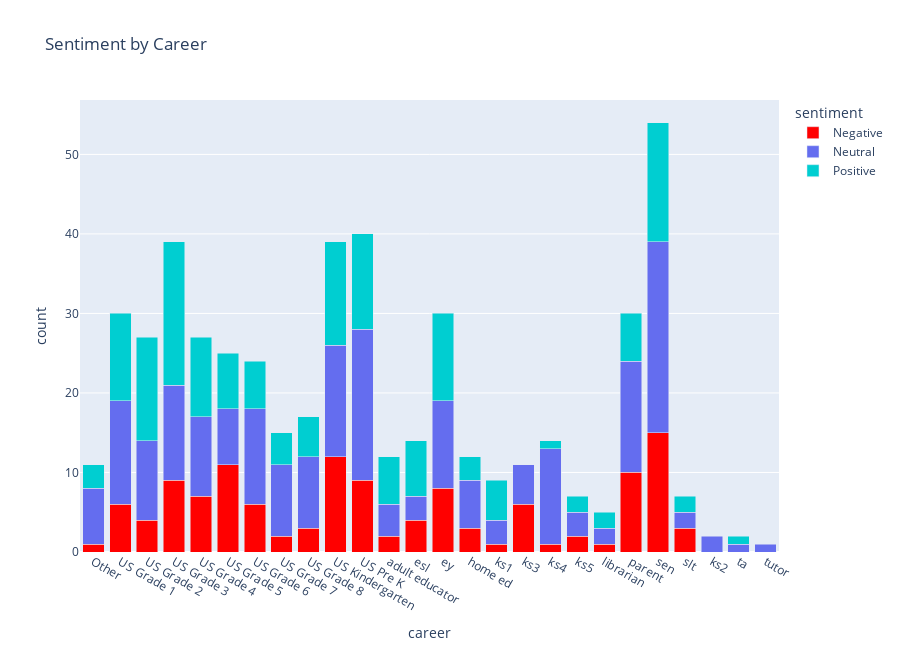

This figure's notebook cell:
### Code cell
stacked_sentiment = px.bar(
    groupedby_career_sentiment,
    x="career",
    y= 'count',
    color="sentiment",
    color_discrete_map={'Positive':'darkturquoise', 'Neutral':'#646DEF', 'Negative':'red'},
    title="Sentiment by Career",
    barmode="stack")

stacked_sentiment.update_layout(
    height=650,
    )

# Show the chart
stacked_sentiment.show()

### Figure 1 — Plotly figure (JSON) as saved in the notebook; plotly's stock layout.template omitted (floating-point values rounded to 4 significant figures)
{"data": [{"alignmentgroup": "True", "hovertemplate": "sentiment=Negative<br>career=%{x}<br>count=%{y}<extra></extra>", "legendgroup": "Negative", "marker": {"color": "red", "pattern": {"shape": ""}}, "name": "Negative", "offsetgroup": "Negative", "orientation": "v", "showlegend": true, "textposition": "auto", "type": "bar", "x": ["Other", "US Grade 1", "US Grade 2", "US Grade 3", "US Grade 4", "US Grade 5", "US Grade 6", "US Grade 7", "US Grade 8", "US Kindergarten", "US Pre K", "adult educator", "esl", "ey", "home ed", "ks1", "ks3", "ks4", "ks5", "librarian", "parent", "sen", "slt"], "xaxis": "x", "y": [1, 6, 4, 9, 7, 11, 6, 2, 3, 12, 9, 2, 4, 8, 3, 1, 6, 1, 2, 1, 10, 15, 3], "yaxis": "y"}, {"alignmentgroup": "True", "hovertemplate": "sentiment=Neutral<br>career=%{x}<br>count=%{y}<extra></extra>", "legendgroup": "Neutral", "marker": {"color": "#646DEF", "pattern": {"shape": ""}}, "name": "Neutral", "offsetgroup": "Neutral", "orientation": "v", "showlegend": true, "textposition": "auto", "type": "bar", "x": ["Other", "US Grade 1", "US Grade 2", "US Grade 3", "US Grade 4", "US Grade 5", "US Grade 6", "US Grade 7", "US Grade 8", "US Kindergarten", "US Pre K", "adult educator", "esl", "ey", "home ed", "ks1", "ks2", "ks3", "ks4", "ks5", "librarian", "parent", "sen", "slt", "ta", "tutor"], "xaxis": "x", "y": [7, 13, 10, 12, 10, 7, 12, 9, 9, 14, 19, 4, 3, 11, 6, 3, 2, 5, 12, 3, 2, 14, 24, 2, 1, 1], "yaxis": "y"}, {"alignmentgroup": "True", "hovertemplate": "sentiment=Positive<br>career=%{x}<br>count=%{y}<extra></extra>", "legendgroup": "Positive", "marker": {"color": "darkturquoise", "pattern": {"shape": ""}}, "name": "Positive", "offsetgroup": "Positive", "orientation": "v", "showlegend": true, "textposition": "auto", "type": "bar", "x": ["Other", "US Grade 1", "US Grade 2", "US Grade 3", "US Grade 4", "US Grade 5", "US Grade 6", "US Grade 7", "US Grade 8", "US Kindergarten", "US Pre K", "adult educator", "esl", "ey", "home ed", "ks1", "ks4", "ks5", "librarian", "parent", "sen", "slt", "ta"], "xaxis": "x", "y": [3, 11, 13, 18, 10, 7, 6, 4, 5, 13, 12, 6, 7, 11, 3, 5, 1, 2, 2, 6, 15, 2, 1], "yaxis": "y"}], "layout": {"barmode": "stack", "height": 650, "legend": {"title": {"text": "sentiment"}, "tracegroupgap": 0}, "title": {"text": "Sentiment by Career"}, "xaxis": {"anchor": "y", "domain": [0, 1], "title": {"text": "career"}}, "yaxis": {"anchor": "x", "domain": [0, 1], "title": {"text": "count"}}}}
